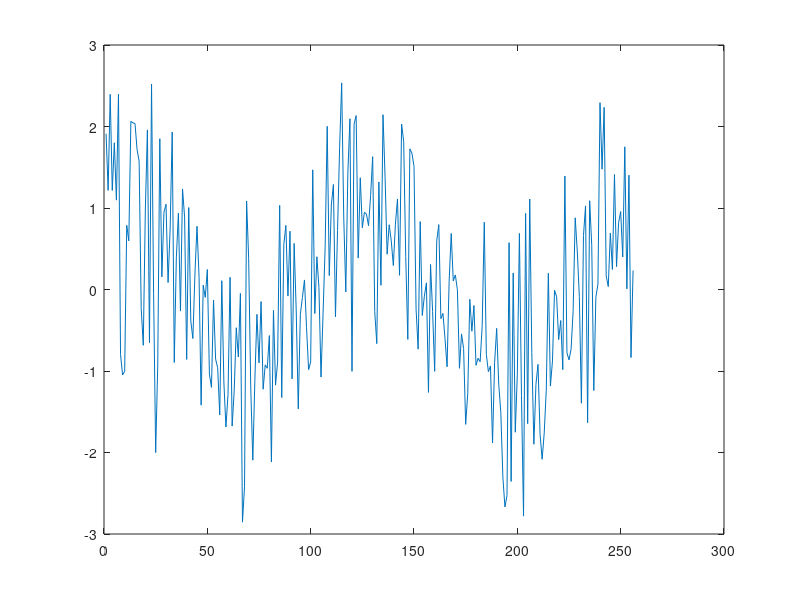

This chart was generated by the following MATLAB code: (Note: this script raises an error after producing the figure.)
%% Homework
clear
clf

time = 1:256;
signal = cos(2*pi*(2/256)*time)+randn(1,256);
plot(signal)

%%
dwtmode('per')
[C,L]=wavedec(signal,8,'rbio6.8');
figure, plot(C)

%%
figure, subplot(3,3,1), plot(signal)
for level=1:8
    C(256/2^level+1:256)=0;
    smoothed_signal = waverec(C,L,'rbio6.8');
    subplot(3,3,(level+1)), plot(smoothed_signal)
end